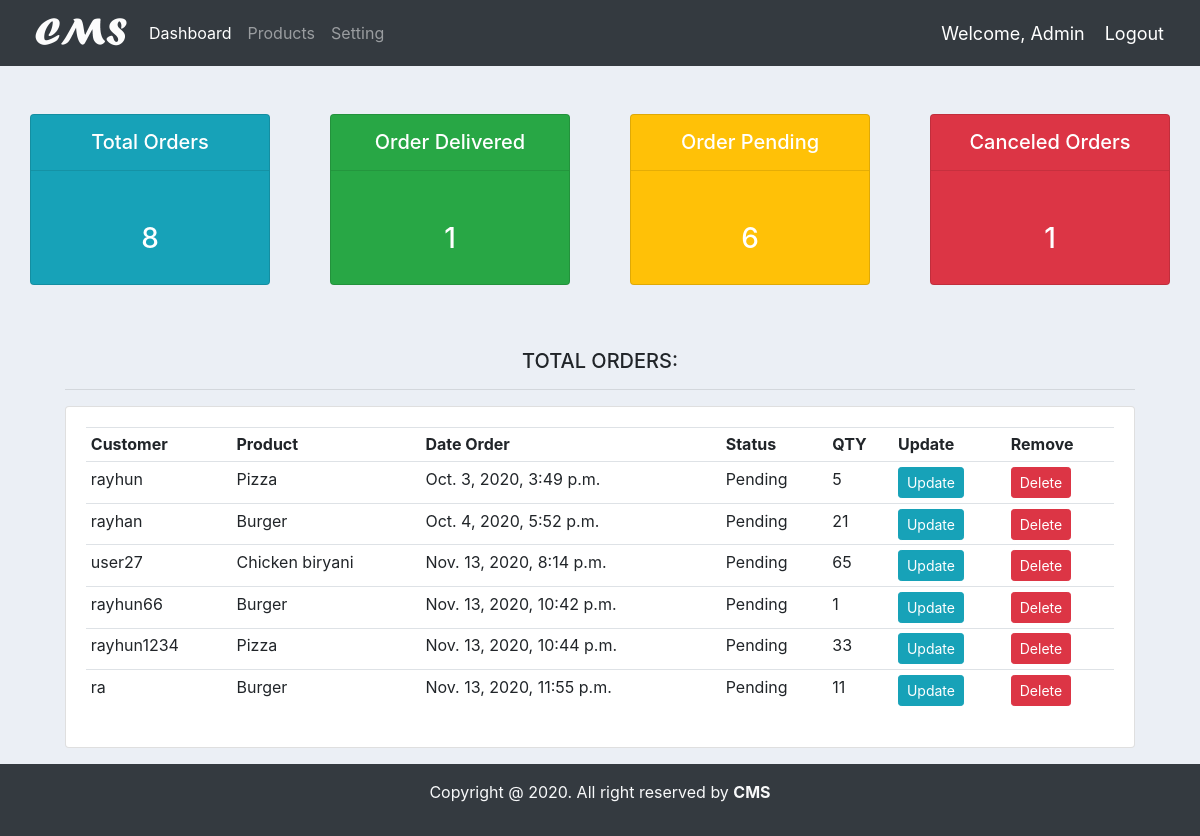
The page /all/orders/pending (signed in) on the database its author committed.
### accounts/models.py (models this page shows, shortened)
class Order(models.Model):
    STATUS = (
        ('Pending','Pending'),
        ('Canceled Order','Canceled Order'),
        ('Delivered','Delivered')
        )
    customer = models.ForeignKey(Customer, null=True, on_delete=models.SET_NULL)
    Product = models.ForeignKey(Product, null=True, on_delete=models.SET_NULL)
    date_created = models.DateTimeField(auto_now_add=True, null=True)
    statur = models.CharField(max_length=200, null=True, choices=STATUS)
    note = models.CharField(max_length=200, null=True)
    order_content = models.DecimalField(max_digits= 10000, null=True, decimal_places=0)

class Customer(models.Model):
    user = models.OneToOneField(User, null=True, blank=True, on_delete=models.CASCADE)
    name = models.CharField(max_length=200, null=True)
    phone = models.CharField(max_length=200, null=True)
    email = models.CharField(max_length=200, null=True)
    profile_pic = models.ImageField(default="demo.jpg", null=True, blank=True)
    date_created = models.DateTimeField(auto_now_add=True, null=True)
    def __str__(self):
        return str(self.name)

class Product(models.Model):
    CATAGORY = (
        ('Indoor','Indoor'),
        ('Out Door','Out Door'),
    )
    name = models.CharField(max_length=200, null=True)
    price = models.FloatField(null=True)
    catagory = models.CharField(max_length=200, null=True, choices=CATAGORY)
    descriprion = models.CharField(max_length=500 ,null=True, blank=True)
    data_created = models.DateTimeField(auto_now_add=True)
    tags = models.ManyToManyField(Tag)
    def __str__(self):
        return str(self.name)

### accounts/decorators.py (the view)
    def wrapper_func(request, *args, **kwargs):
        group = None
        if request.user.groups.exists():
            group = request.user.groups.all()[0].name
        if group == 'customer':
            return redirect('user_profile')
        elif group == 'admin':
            return view_func(request, *args, **kwargs)
        else:
            context = {}
            return render(request, 'accounts/customer_not_auth.html', context)

### accounts/views.py (called while the page is built)
@login_required
@admin_only
def order_pending_list(request):
    orders = Order.objects.all()
    total_orders = orders.count()
    order_delivered = orders.filter(statur='Delivered').count()
    order_pending = orders.filter(statur='Pending').count()
    order_pendings = orders.filter(statur='Pending')
    order_cancels = orders.filter(statur='Canceled Order').count()
    context = {
        'order_pendings':order_pendings,
        'total_orders':total_orders,
        'order_delivered':order_delivered,
        'order_pending':order_pending,
        'order_cancels':order_cancels,
    }
    return render(request, 'accounts/order_pending_list.html',context)

### accounts/templates/accounts/order_pending_list.html
{% extends 'accounts/main.html' %}
{% block content %}
<div class="container-fluid">
    {% include 'accounts/status.html' %}
    <div class="row">
        <div class="col-md-11 m-auto">
            <h5 class="text-center">TOTAL ORDERS:</h5>
            <hr>
            <div class="card card-body">
                {% if order_pendings %}
                <table class="table table-sm">
                    <tr>
                        <th>Customer</th>
                        <th>Product</th>
                        <th>Date Order</th>
                        <th>Status</th>
                        <th>QTY</th>
                        <th>Update</th>
                        <th>Remove</th>
                    </tr>
                    {% for order in order_pendings %}
                    <tr>
                        <td>{{ order.customer }}</td>
                        <td>{{ order.Product }}</td>
                        <td>{{ order.date_created }}</td>
                        <td>{{ order.statur }}</td>
                        <td>{{ order.order_content }}</td>
                        <td><a class="btn btn-sm btn-info" href="{% url 'update_order' order.pk %}">Update</a></td>
                        <td><a class="btn btn-sm btn-danger" href="{% url 'delete_order' order.pk %}">Delete</a></td>
                    </tr>
                    {% endfor %}
                </table>
                {% else %}
                    <h3 class="h3 text-center py-3 text-danger">Pending order not found</h3>
                {% endif %}
            </div>
        </div>
    </div>
</div>
{% endblock %}

### accounts/templates/accounts/navbar.html (shortened to what this page needs)
{% load static %}
<nav class="navbar navbar-expand-lg navbar-dark bg-dark">
  <a href="{% url 'home' %}"><img id="logo" src="{% static '/images/logo.png' %}" alt="" title="Customer Management System"></a>
    <div class="collapse navbar-collapse" id="navbarSupportedContent">
      <ul class="navbar-nav mr-auto">
        {% if request.user.is_staff %}
        <li class="nav-item active">
          <a class="nav-link" href="{% url 'home' %}">Dashboard</a>
        </li>
        {% endif %}
        <li class="nav-item">
          <a class="nav-link" href="{% url 'products' %}">Products</a>
        </li>
        <li class="nav-item">
          <a class="nav-link" href="{% url 'account' %}">Setting</a>
        </li>
      </ul>
    </div>
    <span class="hello">Welcome, {{ request.user|title }} </span>
    <span><a class="hello" href="{% url 'logout' %}">Logout</a></span>
  </nav>

### static/css/main.css (style rules this page uses)
#logo { height: 50PX; }
body { background-color: #ebeff5; }

### accounts/templates/accounts/main.html (style rules this page uses)
a { text-decoration: none; }

### accounts/templates/accounts/navbar.html (style rules this page uses)
.hello { color: #fff; font-size: 18px; margin-right: 20px; }

### rows shown on the page
Order: customer "rayhun", Product "Pizza", date_created "Oct. 3, 2020, 3:49 p.m.", statur "Pending", order_content "5"
Order: customer "rayhan", Product "Burger", date_created "Oct. 4, 2020, 5:52 p.m.", statur "Pending", order_content "21"
Order: customer "user27", Product "Chicken biryani", date_created "Nov. 13, 2020, 8:14 p.m.", statur "Pending", order_content "65"
Order: customer "rayhun66", Product "Burger", date_created "Nov. 13, 2020, 10:42 p.m.", statur "Pending", order_content "1"
Order: customer "rayhun1234", Product "Pizza", date_created "Nov. 13, 2020, 10:44 p.m.", statur "Pending", order_content "33"
Order: customer "ra", Product "Burger", date_created "Nov. 13, 2020, 11:55 p.m.", statur "Pending", order_content "11"

### other values the page prints
{{ request.user|title }} "Admin"
{{ total_orders }} "8"
{{ order_delivered }} "1"
{{ order_pending }} "6"
{{ order_cancels }} "1"
